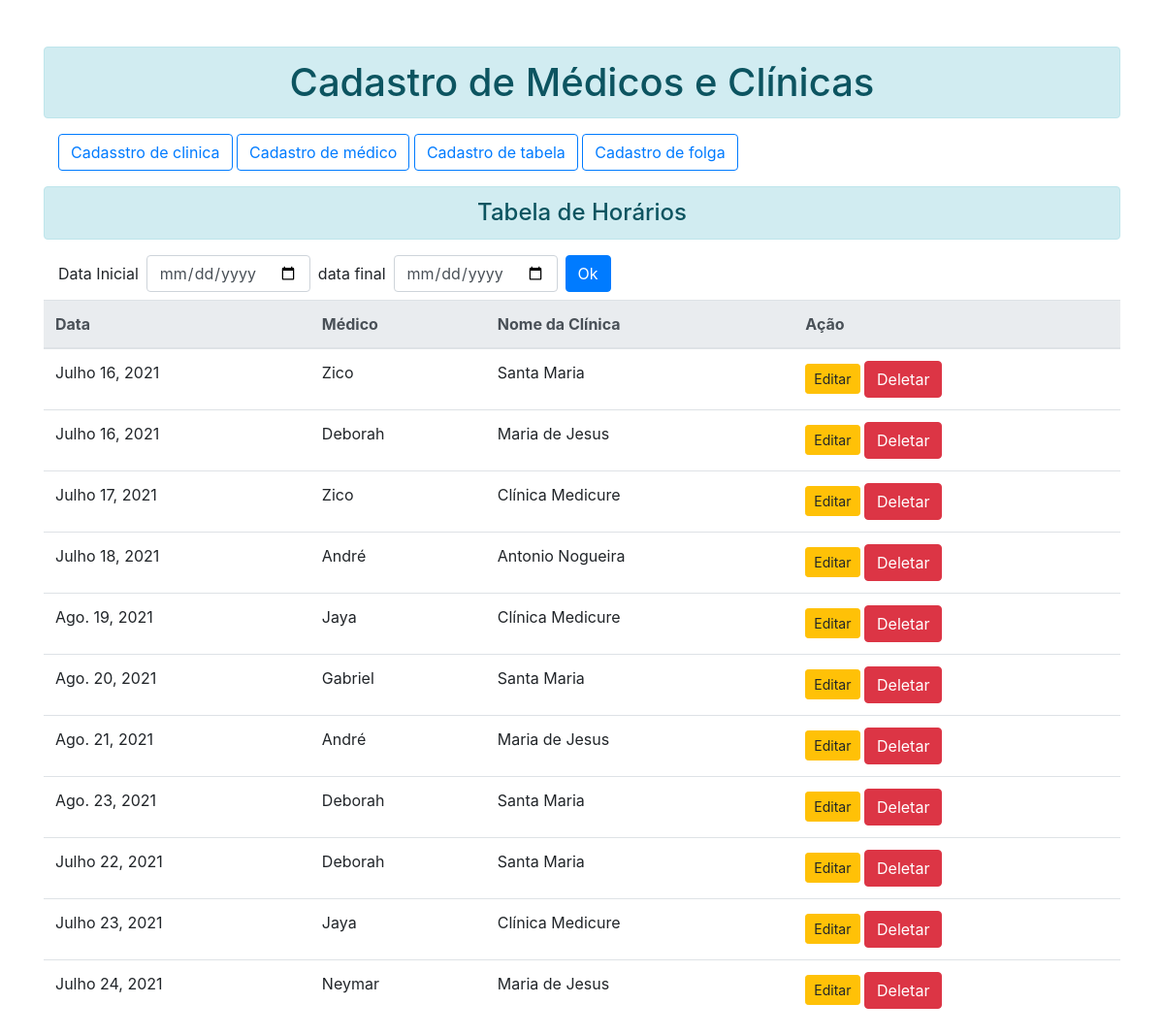
Page /home on the earlier database version.
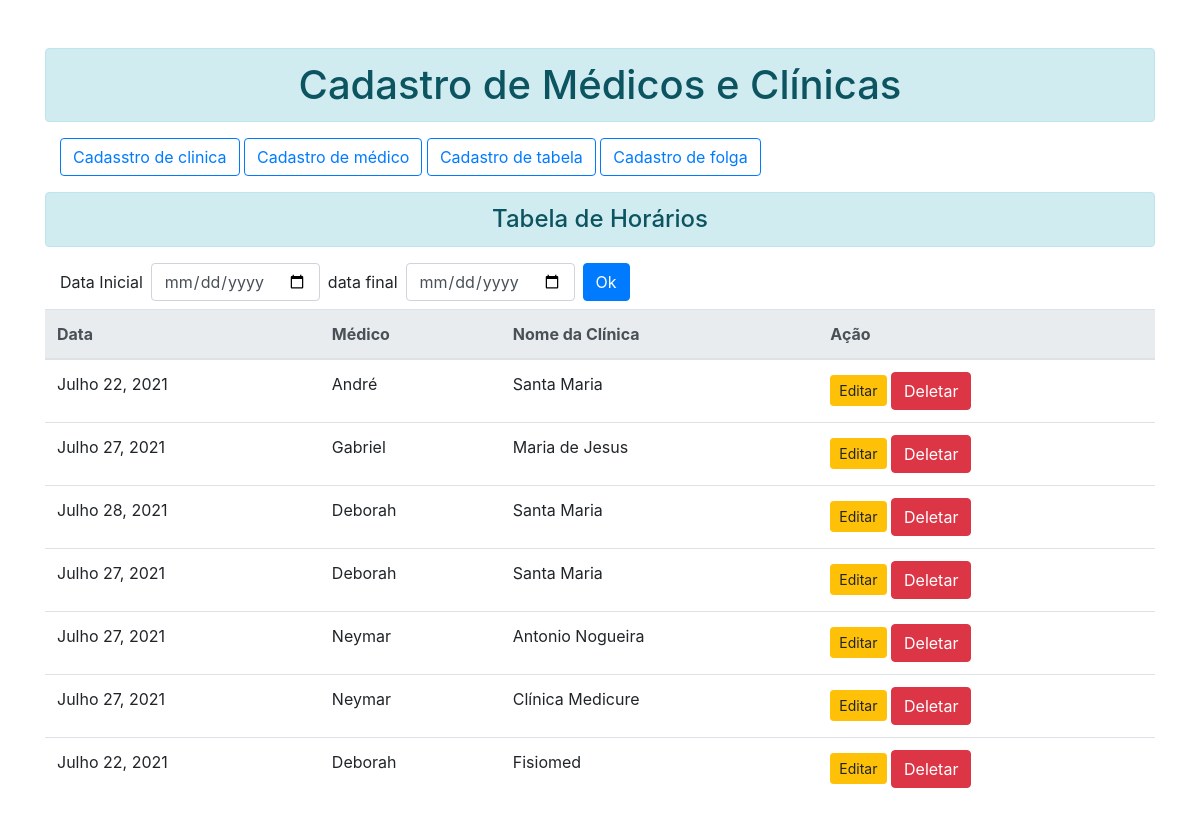
Same page on the later database version.
### myapp/models.py (models this page shows)
class TabeladeHorario(models.Model):
    nome_do_posto = models.CharField(max_length=55, blank=False, null=False)
    data_de_trabalho = models.DateField()
    nome = models.CharField(max_length=45, blank=False, null=False)
    sobrenome = models.CharField(max_length=30, blank=True, null=True)

### myapp/views.py (the view)
# urls.py: path('home', views.home, name='home'),
def home(request):
    listar = Medico.objects.all()
    horario = TabeladeHorario.objects.filter()#[:5]
    start_date = request.GET.get('data_inicial')
    end_date = request.GET.get('data_final')
    if start_date and end_date:
        print(start_date)
        horario = TabeladeHorario.objects.filter(data_de_trabalho__range=[start_date, end_date])
    return render(request, 'html/home.html', {'listar': listar, 'horario': horario})

### myapp/templates/html/home.html (shortened to what this page needs)
{% extends "base.html" %}
{% block content %}
    <div class="container">
    <div class="form-group">
        <a href="{% url 'cadastro-de-clinica' %}"class="btn btn-outline-primary">Cadasstro de clinica</a>
        <a href="{% url 'cadastro-de-medico' %}"class="btn btn-outline-primary">Cadastro de médico</a>
        <a href="{% url 'cadastro-de-tabela' %}"class="btn btn-outline-primary">Cadastro de tabela</a>
        <a href="{% url 'cadastro-de-folga' %}"class="btn btn-outline-primary">Cadastro de folga</a>
    </div>
    </div>
    <div>
    <h4 class="text-center alert alert-info">Tabela de Horários</h4>
    <div class="col-md-8">
        <form class="form-inline my-2 my-gl-0 pull-right">
            <label>Data Inicial</label>
            <input name="data_inicial" class="form-control ml-sm-2 mr-sm-2" type="date">
            <label>data final</label>
            <input name="data_final" class="form-control ml-sm-2 mr-sm-2" type="date">
            <button class="btn btn-primary my-2 my-sm-0" type="submit">Ok</button>
        </form>
    </div>
    {% if horario %}
    <div>
    <table class="table table-hover">
        <thead class="thead-light">
            <tr>
                <th scope='col'>Data</th>
                <th scope="col">Médico</th>
                <th scope="col">Nome da Clínica</th>
                <th scope="col">Ação</th>
            </tr>
            </thead>
            <tbody>
                {% for item in horario %}
                    <tr>
                    <td>{{item.data_de_trabalho}}</td>
                    <td>{{item.nome}}</td>
                    <td>{{item.nome_do_posto}}</td>
                    <td>
                        <a href="{% url 'editar-tabela' item.id%}"class="btn btn-warning btn-sm">Editar</a>
                        <form action="{% url 'deletar-horario' item.id %}" method="post" class="d-inline">{% csrf_token %}
                            <input type="submit" class="btn btn-danger" value="Deletar">
                        </form>
                    </td>
                    </tr>
                {% endfor %}
            </tbody>
        </table>
      </div>
      {% endif %}
    </div>
    </div>
{% endblock content %}

Differences in the rows shown:
removed TabeladeHorario: data_de_trabalho "Julho 16, 2021", nome "Zico", nome_do_posto "Santa Maria"
removed TabeladeHorario: data_de_trabalho "Julho 16, 2021", nome "Deborah", nome_do_posto "Maria de Jesus"
removed TabeladeHorario: data_de_trabalho "Julho 17, 2021", nome "Zico", nome_do_posto "Clínica Medicure"
removed TabeladeHorario: data_de_trabalho "Julho 18, 2021", nome "André", nome_do_posto "Antonio Nogueira"
removed TabeladeHorario: data_de_trabalho "Ago. 19, 2021", nome "Jaya", nome_do_posto "Clínica Medicure"
removed TabeladeHorario: data_de_trabalho "Ago. 20, 2021", nome "Gabriel", nome_do_posto "Santa Maria"
removed TabeladeHorario: data_de_trabalho "Ago. 21, 2021", nome "André", nome_do_posto "Maria de Jesus"
removed TabeladeHorario: data_de_trabalho "Ago. 23, 2021", nome "Deborah", nome_do_posto "Santa Maria"
removed TabeladeHorario: data_de_trabalho "Julho 22, 2021", nome "Deborah", nome_do_posto "Santa Maria"
removed TabeladeHorario: data_de_trabalho "Julho 23, 2021", nome "Jaya", nome_do_posto "Clínica Medicure"
removed TabeladeHorario: data_de_trabalho "Julho 24, 2021", nome "Neymar", nome_do_posto "Maria de Jesus"
added TabeladeHorario: data_de_trabalho "Julho 22, 2021", nome "André", nome_do_posto "Santa Maria"
added TabeladeHorario: data_de_trabalho "Julho 27, 2021", nome "Gabriel", nome_do_posto "Maria de Jesus"
added TabeladeHorario: data_de_trabalho "Julho 28, 2021", nome "Deborah", nome_do_posto "Santa Maria"
added TabeladeHorario: data_de_trabalho "Julho 27, 2021", nome "Deborah", nome_do_posto "Santa Maria"
added TabeladeHorario: data_de_trabalho "Julho 27, 2021", nome "Neymar", nome_do_posto "Antonio Nogueira"
added TabeladeHorario: data_de_trabalho "Julho 27, 2021", nome "Neymar", nome_do_posto "Clínica Medicure"
added TabeladeHorario: data_de_trabalho "Julho 22, 2021", nome "Deborah", nome_do_posto "Fisiomed"
